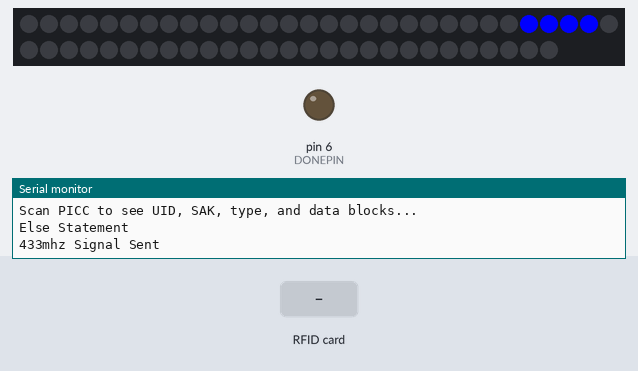
The sketch below on a simulated Arduino Nano, built with avr-gcc and run on an emulated ATmega328P. Parts: 57 RGB LEDs in strip order, left to right, continuing on the next row, output pins drawn as LEDs (lit = HIGH), the last lines printed to the serial monitor. The test bench sets the inputs (shaded band). Dim RGB values are drawn brighter than linear; random numbers use the default seed unless the sketch sets one; the audio player accepts every command and is not drawn; pins used as bus, display or sensor lines are not drawn.

Above: at 1.2 s.
1.3 s: RFID card 04 7B 70 1A 2D 56 80 held to the reader
At 17.62 s:
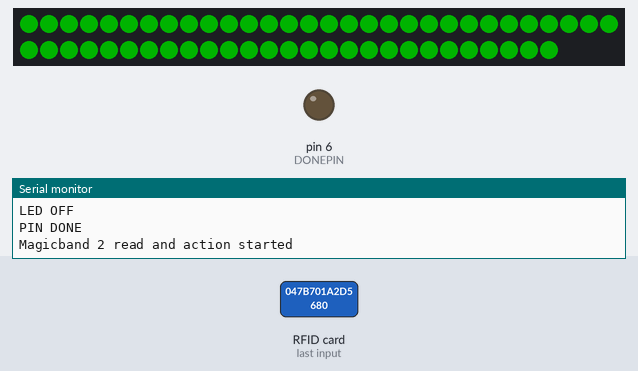
Timing chart, 0 to 19.1 s (numbered marks = the images above; inputs shaded):
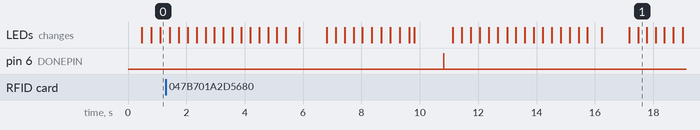

The sketch:

Magicband.ino
```cpp
//Boards
//Arduino nano 5v (but will run down to 2.8 so Lipo ok to power via 5v rail
//TPL5110 5v (but runs on lipo)
//433mhz Transmitter 3v rail (only receiver is 5v)
//RFID Reader 3v rail
//DFPlayer 3.2-5 (let's take the 5v rail)
//Batteries 2 x 18650 in parallel for long life


#include <Adafruit_NeoPixel.h>
#include "SoftwareSerial.h"
#include "DFRobotDFPlayerMini.h"
#include "MFRC522.h"
#include <SPI.h>

static const uint8_t PIN_MP3_TX = 2; // Connects to DFPlayer module's RX
static const uint8_t PIN_MP3_RX = 3; // Connects to DFPlayer module's TX
#define DONEPIN 6   //Pin to Power Down TPL5110   pin 6
#define RF_DATA_PIN 7 //433mhz Transmitter
#define PIN       8   //LED WS2812b Data Pin
#define RSTPIN   9   //RFID
#define SDAPIN 10 //RFID
#define MOSIPIN 11 //RFID
#define MISOPIN 12 //RFID
#define SCKPIN 13 //RFID
bool RFIDON = false; // set the rfid to false for oneshot button to work
const unsigned int X10_A1_ON = 0x00;
const unsigned int X10_A1_OFF = 0x20;
const unsigned int X10_address = 5;       // this is Housecode. In my case 5 results in "D" house code
unsigned int X10_data = X10_A1_ON;         // command. I have implemented only On/Off for unit code 1
long randNumber;
MFRC522 mfrc522(SDAPIN, RSTPIN);   // Create MFRC522 instance


#define N_LEDS 57   //Number of WS2812 LED's


SoftwareSerial softwareSerial(PIN_MP3_RX, PIN_MP3_TX);
DFRobotDFPlayerMini player;

//Pixels
Adafruit_NeoPixel strip = Adafruit_NeoPixel(N_LEDS, PIN, NEO_GRB + NEO_KHZ800);

void setup() {
   pinMode(DONEPIN, OUTPUT);
   digitalWrite(DONEPIN, LOW);
   softwareSerial.begin(9600);
   randomSeed(analogRead(0));
   pinMode(RF_DATA_PIN, OUTPUT);
   digitalWrite(RF_DATA_PIN   , LOW);
   strip.begin();
   strip.show();
   Serial.begin(9600);      // Initialize serial communications with the PC
   while (!Serial);      // Do nothing if no serial port is opened (added for Arduinos based on ATMEGA32U4)
   SPI.begin();         // Init SPI bus
   Serial.println(F("Init"));
   mfrc522.PCD_Init();    // Init MFRC522
   delay(4);          // Optional delay. Some board do need more time after init to be ready, see Readme
   mfrc522.PCD_DumpVersionToSerial();   // Show details of PCD - MFRC522 Card Reader details
   Serial.println(F("Scan PICC to see UID, SAK, type, and data blocks..."));
 // mfrc522.PCD_SetAntennaGain(mfrc522.RxGain_max);
}

void loop() {
   strip.clear();
   if (RFIDON == true) {
          if ( ! mfrc522.PICC_IsNewCardPresent()) {
          return;
          }
          if ( ! mfrc522.PICC_ReadCardSerial()) {
          return;
          }
          String tag = "";
          for (byte i = 0; i < mfrc522.uid.size; i++)
          {
          tag.concat(String(mfrc522.uid.uidByte[i] < 0x10 ? " 0" : " "));
          tag.concat(String(mfrc522.uid.uidByte[i], HEX));
          }
          tag.toUpperCase();
          if (tag.substring(1) == "04 70 35 C2 A1 55 80") //change here the UID of the card/cards that you want to give access
          {
               // If UID of tag is matched.
               Serial.println(F("Magicband 1 read and action started"));
               chase(strip.Color(0, 0, 255));
               if (player.begin(softwareSerial)) {
                     // Set volume to maximum (0 to 30).
                     player.volume(20);
                     // Play the first MP3 file on the SD card
                     player.play(1);
               }
          delay(400);
          brighten();
          darken();
          strip.clear();
          delay(1000);
          digitalWrite(DONEPIN, HIGH);
          delay(10);
          digitalWrite(DONEPIN, LOW);
          }
          if (tag.substring(1) == "04 7B 70 1A 2D 56 80") //change here the UID of the card/cards that you want to give access
          {
            // If UID of tag is matched.
                           Serial.println(F("Magicband 2 read and action started"));
          chase(strip.Color(255,255,255));
               if (player.begin(softwareSerial)) {
                     // Set volume to maximum (0 to 30).
                     player.volume(20);
                     // Play the first MP3 file on the SD card
                     player.play(1);
               }
          delay(400);
          brighten();
          darken();
          strip.clear();
          delay(1000);
          digitalWrite(DONEPIN, HIGH);
          delay(10);
          digitalWrite(DONEPIN, LOW);
          }
   }
   if (RFIDON == false) {
   Serial.println(F("Else Statement"));
      X10_sendState(X10_data);
      Serial.println(F("433mhz Signal Sent"));
   if(X10_data == X10_A1_ON)
      X10_data = X10_A1_OFF;
   else
      X10_data = X10_A1_ON;

   randNumber = random(2);
   switch(randNumber)
   {
      case 2:   chase(strip.Color(0, 255, 0)); // Green
                   break;
      case 0:   chase(strip.Color(0, 0, 255)); // Blue
                   break;
      case 1:   chase(strip.Color(255,255,255)); // White
                   break;
   }
   Serial.println(F("Mp3 Start"));
   if (player.begin(softwareSerial)) {
      // Set volume to maximum (0 to 30).
      player.volume(20);
      // Play the first MP3 file on the SD card
      player.play(1);
   }
   delay(400);
   brighten();
   darken();
   strip.clear();
   Serial.println("LED OFF");
   delay(1000);
   digitalWrite(DONEPIN, HIGH);
   Serial.println("PIN DONE");
   delay(10);
   digitalWrite(DONEPIN, LOW);
   RFIDON = true;
}

// new stuff here

}

static void chase(uint32_t c) {
   uint16_t m, n=20;
   for (m=0;   m<15 ; m++) {
      for(uint16_t i=0; i<strip.numPixels()-20; i++) {
            strip.setPixelColor(i   , c); // Draw new pixel
            strip.setPixelColor(i-4, 0); // Erase pixel a few steps back
            if (i<4) {
               strip.setPixelColor(i+33, 0);
            }
            strip.show();
            delay(n);
      }
   n=n*7/8;
   }
   for(uint16_t i=31; i<strip.numPixels()-20; i++) {
      strip.setPixelColor(i, 0); // Erase pixel a few steps back
      strip.show();
      delay(n);
   }
   strip.clear();
}

void brighten() {
   uint16_t i, j;
   for (j = 0; j < 255; j++) {
      for (i = 0; i < strip.numPixels(); i++) {
         strip.setPixelColor(i, 0, j, 0);
      }
      strip.show();
      delay(2);
   }
}

void darken() {
   uint16_t i, j, q=0, r=0;
   for (j = 255; j > 0; j=j*13/14) {
      for (i = 0; i < strip.numPixels(); i++) {
         if (j>30){
            if (i!= r) {
            strip.setPixelColor(i, 0, j, 0);
            }
         }
         else {
            strip.setPixelColor(i, 0, j, 0);
         }
      }
      strip.show();
      delay(30);
   // put in the twinkle here
      q=q+1;
      if (q=300) {
         r = random(46);
         strip.setPixelColor(r, 255,255,255);
         strip.show();
         q=0;
      }
   }

    strip.clear();
    strip.show();
}


// new code here

void X10_sendBit_zero()
{
   digitalWrite(RF_DATA_PIN   , HIGH);
   delayMicroseconds(555);          // Arbitrary value: I took around 1.125ms divided by two for the "VCC" state.
   digitalWrite(RF_DATA_PIN   , LOW);
   delayMicroseconds(570);          // Total 555+570 : 1125µs = 1.125ms
}


void X10_sendBit_one()
{
   digitalWrite(RF_DATA_PIN   , HIGH);
   delayMicroseconds(555);          // Arbitrary value: I took around 1.125ms divided by two for the "VCC" state.
   digitalWrite(RF_DATA_PIN   , LOW);
   delayMicroseconds(1695);         // Total 555+1695 : 2250µs = 2.250ms
}


void X10_send8bits(unsigned int data)
{
   // - Send the 8 bits, and then the complementary of the 8 bits.
   // from documentation: "Within each byte, bit7 is received first and bit0 last"
   int mask = 0x80;
   for(int i = 0; i < 8; i++)
   {
      int bit = mask & data;
      if (bit == 0)
         X10_sendBit_zero();
      else
         X10_sendBit_one();

      mask = mask >> 1;
   }
}

void X10_sendByte(unsigned int data)
{
   X10_send8bits(data);
   X10_send8bits(~data);
}


void X10_sendState_once(unsigned int data)
{
   digitalWrite(RF_DATA_PIN   , HIGH);
   delayMicroseconds(9000);
   digitalWrite(RF_DATA_PIN   , LOW);
   delayMicroseconds(4500);

   X10_sendByte(0x50); // - Address
   X10_sendByte(data); // - Data

   digitalWrite(RF_DATA_PIN   , HIGH);
   delayMicroseconds(555);
   digitalWrite(RF_DATA_PIN   , LOW);
   delayMicroseconds(40000);
}

void X10_sendState(unsigned int data)
{
   digitalWrite(RF_DATA_PIN   , LOW);
   delay(1);

   // Send 5 times
   for(int repeat=0 ; repeat<5 ; repeat++)
    X10_sendState_once(data);
}
```
